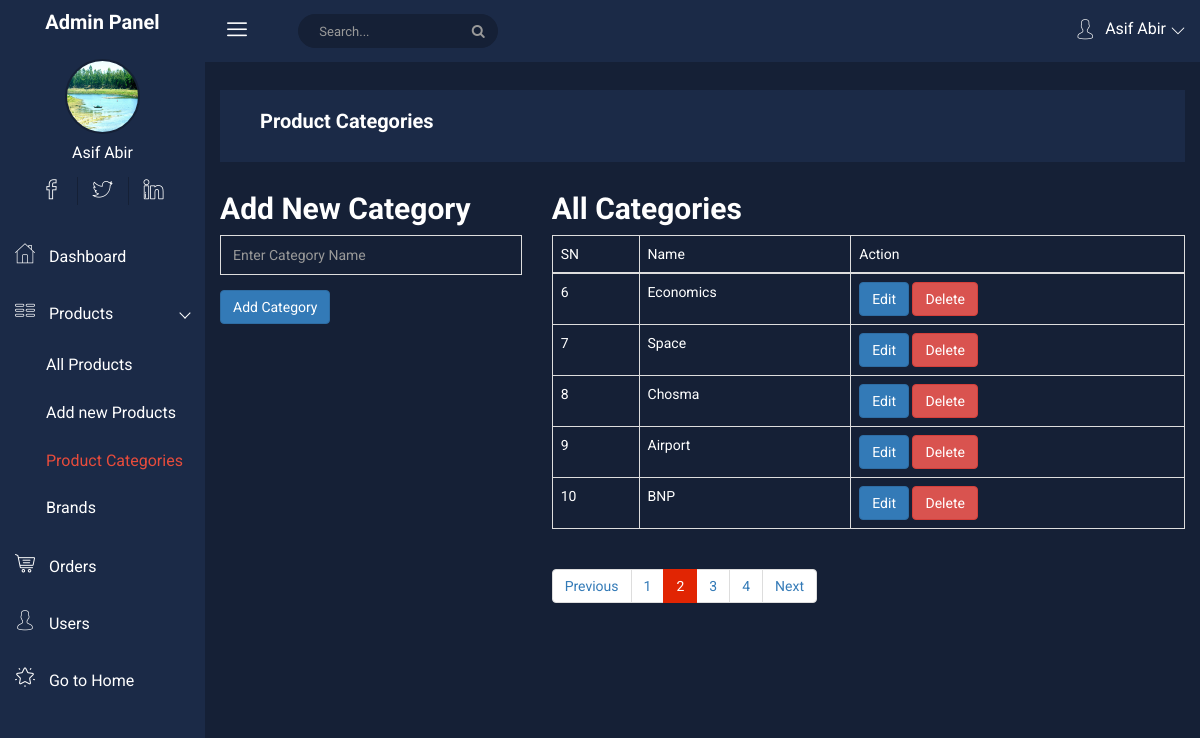
/project/admin/product-categories.php?page=2 (signed in), run on the app's committed database.
### tables this page shows
CREATE TABLE `categories` (
  `id` int(11) NOT NULL,
  `name` varchar(255) NOT NULL
);

### project/admin/product-categories.php (the view, shortened to what this page needs)
<?php require_once "./headder.php" ?>
<?php require_once "./sidebar.php" ?>
<?php
$pageNumber = isset($_GET['page']) ? (int)$_GET['page'] : null;
?>
<div class="all-content-wrapper" style="color: white">
    <div class="container-fluid">
        <div class="row">
            <div class="col-lg-12 col-md-12 col-sm-12 col-xs-12">
                <div class="logo-pro">
                    <a href="index.html"><img class="main-logo" src="img/logo/logo.png" alt="" /></a>
                </div>
            </div>
        </div>
    </div>
    <?php
    require_once "./top-header.php";
    ?>
    <div class="container-fluid">
        <?php if(!isset($_GET['editId']) && !isset($_GET['deleteId'])){ ?>
        <div class="row">
            <div class="col-md-4">
                <h2>
                    Add New Category
                </h2>
                <form action="" method="post">
                    <div class="form-group-inner">
                        <input type="text" name="category" class="form-control" placeholder="Enter Category Name">
                    </div>
                    <button type="submit" class="btn btn-primary" name="addCat">Add Category</button>
                </form>
            </div>
            <div class="col-md-8">
                <h2>All Categories</h2>
                <table class="table table-bordered">
                    <thead>
                        <tr>
                            <td>SN</td>
                            <td>Name</td>
                            <td>Action</td>
                        </tr>
                    </thead>
                    <tbody>
                        <?php
                        $sql = "SELECT * FROM `categories`";
                        $query = $conn->query($sql);
                        $totalCategories = $query->num_rows;
                        $perPage = 5;
                        $totalPages = ceil($totalCategories / $perPage);
                        $start = ($pageNumber - 1) * $perPage;
                        $sql = "SELECT * FROM `categories` LIMIT $start, $perPage";
                        $query = $conn->query($sql);
                        $sn = $start + 1;
                        while($row = $query->fetch_assoc()){
                        ?>
                        <tr>
                            <td><?php echo $sn++ ?></td>
                            <td><?php echo $row['name'] ?></td>
                            <td>
                                <a href="product-categories.php?page=<?= $pageNumber ?>&editId=<?php echo $row['id'] ?>" class="btn btn-primary">Edit</a>
                                <a href="product-categories.php?page=<?= $pageNumber ?>&deleteId=<?php echo $row['id'] ?>" class="btn btn-danger">Delete</a>
                            </td>
                        </tr>
                        <?php } ?>
                    </tbody>
                </table>
                <nav aria-label="Page navigation example">
                    <ul class="pagination">
                        <li class="page-item <?php if($pageNumber <= 1){ echo 'disabled'; } ?>"><a class="page-link" href="product-categories.php?page=<?php echo $pageNumber - 1 ?>">Previous</a></li>
                        <?php for($i = 1; $i <= $totalPages; $i++){ ?>
                        <li class="page-item <?php if($pageNumber == $i){ echo 'active'; } ?>"><a class="page-link" href="product-categories.php?page=<?php echo $i ?>"><?php echo $i ?></a></li>
                        <?php } ?>
                        <li class="page-item <?php if($pageNumber >= $totalPages){ echo 'disabled'; } ?>"><a class="page-link" href="product-categories.php?page=<?php echo $pageNumber + 1 ?>">Next</a></li>
                    </ul>
                </nav>
            </div>
        </div>
        <?php } ?>
    </div>
</div>
<?php require_once "./footer.php" ?>

### project/admin/css/main.css (style rules this page uses)
html { color: #222; font-size: 1em; line-height: 1.4; }
input[type="text"], input[type="password"], input[type="email"], textarea { color: #fff !important; }

### data on the page
categories: name "Economics"
categories: name "Space"
categories: name "Chosma"
categories: name "Airport"
categories: name "BNP"

### other printed values
$_SESSION['user']['name'] "Asif Abir"
$breadcome "Product Categories"
